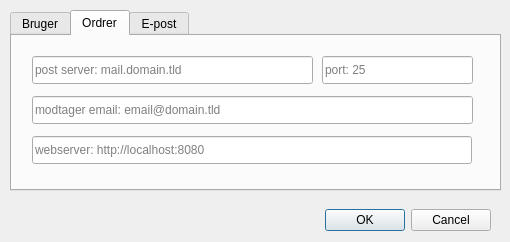
<?xml version="1.0" encoding="UTF-8"?>
<ui version="4.0">
 <class>SettingsDialog</class>
 <widget class="QDialog" name="SettingsDialog">
  <property name="windowModality">
   <enum>Qt::ApplicationModal</enum>
  </property>
  <property name="geometry">
   <rect>
    <x>0</x>
    <y>0</y>
    <width>510</width>
    <height>242</height>
   </rect>
  </property>
  <property name="minimumSize">
   <size>
    <width>0</width>
    <height>0</height>
   </size>
  </property>
  <property name="windowTitle">
   <string>Indstillinger</string>
  </property>
  <property name="windowIcon">
   <iconset>
    <normaloff>:/icons/settings/preferences-system-network.png</normaloff>:/icons/settings/preferences-system-network.png</iconset>
  </property>
  <property name="windowOpacity">
   <double>1.000000000000000</double>
  </property>
  <property name="modal">
   <bool>true</bool>
  </property>
  <widget class="QDialogButtonBox" name="buttonBox">
   <property name="geometry">
    <rect>
     <x>10</x>
     <y>200</y>
     <width>481</width>
     <height>41</height>
    </rect>
   </property>
   <property name="standardButtons">
    <set>QDialogButtonBox::Cancel|QDialogButtonBox::Ok</set>
   </property>
   <property name="centerButtons">
    <bool>false</bool>
   </property>
  </widget>
  <widget class="QTabWidget" name="settingsStack">
   <property name="geometry">
    <rect>
     <x>10</x>
     <y>10</y>
     <width>491</width>
     <height>181</height>
    </rect>
   </property>
   <property name="sizePolicy">
    <sizepolicy hsizetype="Preferred" vsizetype="Preferred">
     <horstretch>0</horstretch>
     <verstretch>0</verstretch>
    </sizepolicy>
   </property>
   <property name="focusPolicy">
    <enum>Qt::StrongFocus</enum>
   </property>
   <property name="autoFillBackground">
    <bool>false</bool>
   </property>
   <property name="styleSheet">
    <string notr="true"/>
   </property>
   <property name="currentIndex">
    <number>1</number>
   </property>
   <property name="iconSize">
    <size>
     <width>16</width>
     <height>16</height>
    </size>
   </property>
   <property name="elideMode">
    <enum>Qt::ElideMiddle</enum>
   </property>
   <widget class="QWidget" name="settingsUser">
    <attribute name="icon">
     <iconset resource="../icons/system.qrc">
      <normaloff>:/icons/system/credentials.png</normaloff>:/icons/system/credentials.png</iconset>
    </attribute>
    <attribute name="title">
     <string>Bruger</string>
    </attribute>
    <widget class="QLineEdit" name="editUserMail">
     <property name="geometry">
      <rect>
       <x>20</x>
       <y>20</y>
       <width>441</width>
       <height>28</height>
      </rect>
     </property>
     <property name="text">
      <string notr="true"/>
     </property>
     <property name="maxLength">
      <number>100</number>
     </property>
     <property name="frame">
      <bool>true</bool>
     </property>
     <property name="placeholderText">
      <string>brugers mail adresse: email@domæne.tld</string>
     </property>
    </widget>
    <widget class="QLineEdit" name="editUserPass">
     <property name="geometry">
      <rect>
       <x>20</x>
       <y>60</y>
       <width>441</width>
       <height>28</height>
      </rect>
     </property>
     <property name="inputMask">
      <string/>
     </property>
     <property name="maxLength">
      <number>100</number>
     </property>
     <property name="echoMode">
      <enum>QLineEdit::PasswordEchoOnEdit</enum>
     </property>
     <property name="placeholderText">
      <string>din adgangs frase</string>
     </property>
    </widget>
    <widget class="QLineEdit" name="editUserCountry">
     <property name="geometry">
      <rect>
       <x>20</x>
       <y>100</y>
       <width>441</width>
       <height>26</height>
      </rect>
     </property>
     <property name="maxLength">
      <number>2</number>
     </property>
     <property name="placeholderText">
      <string>landkode: dk</string>
     </property>
    </widget>
   </widget>
   <widget class="QWidget" name="settingsStackPage2">
    <attribute name="icon">
     <iconset resource="../icons/system.qrc">
      <normaloff>:/icons/system/data-security.png</normaloff>:/icons/system/data-security.png</iconset>
    </attribute>
    <attribute name="title">
     <string>Ordrer</string>
    </attribute>
    <widget class="QLineEdit" name="editHttp">
     <property name="geometry">
      <rect>
       <x>20</x>
       <y>100</y>
       <width>440</width>
       <height>28</height>
      </rect>
     </property>
     <property name="maxLength">
      <number>100</number>
     </property>
     <property name="placeholderText">
      <string>webserver: http://localhost:8080</string>
     </property>
    </widget>
    <widget class="QLineEdit" name="editSmtp">
     <property name="geometry">
      <rect>
       <x>20</x>
       <y>20</y>
       <width>281</width>
       <height>28</height>
      </rect>
     </property>
     <property name="text">
      <string/>
     </property>
     <property name="maxLength">
      <number>100</number>
     </property>
     <property name="placeholderText">
      <string>post server: mail.domain.tld</string>
     </property>
    </widget>
    <widget class="QLineEdit" name="editMailTo">
     <property name="geometry">
      <rect>
       <x>20</x>
       <y>60</y>
       <width>441</width>
       <height>28</height>
      </rect>
     </property>
     <property name="text">
      <string/>
     </property>
     <property name="maxLength">
      <number>100</number>
     </property>
     <property name="placeholderText">
      <string>modtager email: email@domain.tld</string>
     </property>
    </widget>
    <widget class="QLineEdit" name="editPort">
     <property name="geometry">
      <rect>
       <x>310</x>
       <y>20</y>
       <width>151</width>
       <height>28</height>
      </rect>
     </property>
     <property name="maxLength">
      <number>3</number>
     </property>
     <property name="placeholderText">
      <string>port: 25</string>
     </property>
    </widget>
   </widget>
   <widget class="QWidget" name="settingsStackPage3">
    <attribute name="icon">
     <iconset resource="../icons/system.qrc">
      <normaloff>:/icons/system/mailbox.png</normaloff>:/icons/system/mailbox.png</iconset>
    </attribute>
    <attribute name="title">
     <string>E-post</string>
    </attribute>
    <widget class="QLineEdit" name="editMailServer">
     <property name="geometry">
      <rect>
       <x>20</x>
       <y>20</y>
       <width>280</width>
       <height>28</height>
      </rect>
     </property>
     <property name="maxLength">
      <number>100</number>
     </property>
     <property name="placeholderText">
      <string>post server: server.domain.tld</string>
     </property>
    </widget>
    <widget class="QLineEdit" name="editMailPort">
     <property name="geometry">
      <rect>
       <x>310</x>
       <y>20</y>
       <width>150</width>
       <height>28</height>
      </rect>
     </property>
     <property name="maxLength">
      <number>3</number>
     </property>
     <property name="placeholderText">
      <string>port: 25</string>
     </property>
    </widget>
    <widget class="QLineEdit" name="editMailUser">
     <property name="geometry">
      <rect>
       <x>20</x>
       <y>60</y>
       <width>441</width>
       <height>28</height>
      </rect>
     </property>
     <property name="inputMask">
      <string/>
     </property>
     <property name="text">
      <string/>
     </property>
     <property name="maxLength">
      <number>100</number>
     </property>
     <property name="placeholderText">
      <string>post server: brugernavn</string>
     </property>
    </widget>
    <widget class="QLineEdit" name="editMailPass">
     <property name="geometry">
      <rect>
       <x>20</x>
       <y>100</y>
       <width>441</width>
       <height>28</height>
      </rect>
     </property>
     <property name="text">
      <string/>
     </property>
     <property name="maxLength">
      <number>100</number>
     </property>
     <property name="echoMode">
      <enum>QLineEdit::PasswordEchoOnEdit</enum>
     </property>
     <property name="placeholderText">
      <string>post server: adgangskode</string>
     </property>
    </widget>
   </widget>
  </widget>
 </widget>
 <tabstops>
  <tabstop>settingsStack</tabstop>
  <tabstop>editUserMail</tabstop>
  <tabstop>editUserPass</tabstop>
  <tabstop>editUserCountry</tabstop>
  <tabstop>editSmtp</tabstop>
  <tabstop>editPort</tabstop>
  <tabstop>editMailTo</tabstop>
  <tabstop>editHttp</tabstop>
  <tabstop>editMailServer</tabstop>
  <tabstop>editMailPort</tabstop>
  <tabstop>editMailUser</tabstop>
  <tabstop>editMailPass</tabstop>
 </tabstops>
 <resources>
  <include location="../icons/system.qrc"/>
 </resources>
 <connections/>
</ui>
